Frame 1 (no input): blank canvas, image omitted
Frame 60 (no input): blank canvas, image omitted
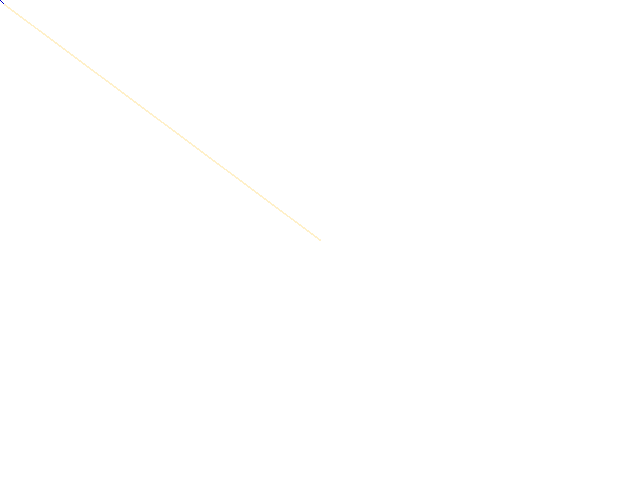
Frame 120 (the mouse pressed at the canvas centre since frame 60)

The p5.js sketch whose frames 1 and 60 were blank and that drew this single picture after the mouse press (run headless with seeded random() and noise() and a simulated clock; from frame 60 on, the mouse is pressed at the canvas centre):

// p5.js sketch
// ── sketch.js
function setup() {
  createCanvas(640, 480);
}

function draw() {
  stroke(mouseX,mouseY,200);
  line(5, 5, mouseX, mouseY);

  
}
